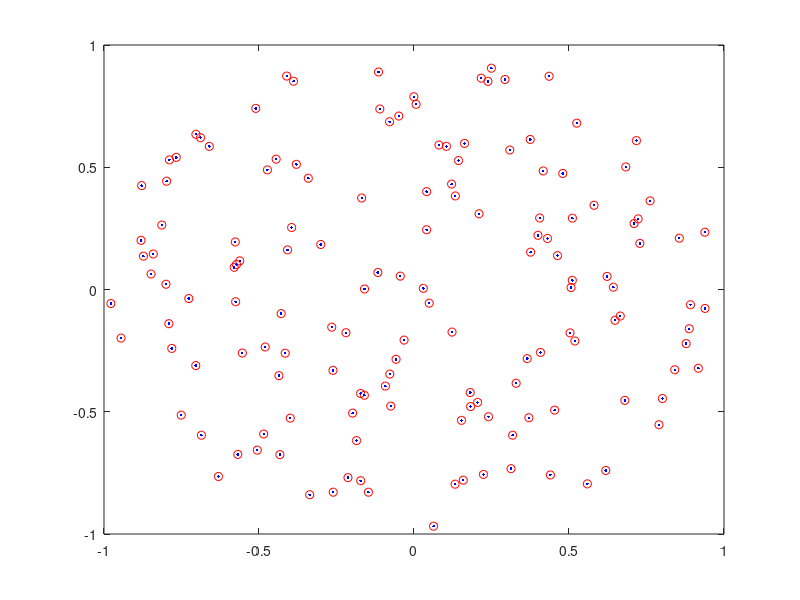

MATLAB code for this plot: (Note: this script raises an error after producing the figure.)
d = 2
global debug;
debug = 1; 
if 0
    p = haltonset(d,'Skip',1e3,'Leap',1e2);
    % Halton nodes
    nodes = [net(p,100) * 2 - 1];
    %nodes = net(p,100) * 2 - 1;
else 
    if 0
        if 0
            m = 9;
            [X Y] = meshgrid(0:1:m);
            % Generate hexagonal grid
            % Tip from http://matlabdatamining.blogspot.com/2008/04/generating-hexagonal-grids-for-fun-and.html
            n = size(X,1);
            Rad3Over2 = sqrt(3) / 2;
            X = Rad3Over2 * X;
            Y = Y + repmat([0 0.5],[n,n/2]);
            
            % Scale nodes back to [-1,1]
            X = (X - ((n-2.5)/2)) / ((m-1.5)/2.);
            Y = (Y - ((n-0.5)/2)) / ((m+0.5)/2.);
            
            if 1
                figure
                % Plot the hexagonal mesh, including cell borders
                [XV YV] = voronoi(X(:),Y(:));
                plot(XV,YV,'b-');
                hold on;
                plot(X(:),Y(:),'r.');
                hold off;
                
                axis equal, axis([-2 2 -2 2]), zoom on
                pause
            end
            
        else
            [X Y] = meshgrid(linspace(-1,1,10), linspace(-1,1,10));
        end
        
        % Regular grid (TODO: fix bases)
        nodes = [X(:), Y(:)];
    else
        nodes = rand(d,200)' * 2 - 1; 
    end
end

% Cut out nodes outside of unit disk
dis = zeros(size(nodes,1),1);
for i = 1:size(nodes,1)
    dis(i) = sqrt(nodes(i,:) * nodes(i,:)');
end
nodes = nodes( dis <= 1, : );

stencil = knnsearch(nodes,zeros(1,d),'k',size(nodes,1));

figure(1)
plot(nodes(:,1), nodes(:,2), 'ro');
pause;
hold on;
plot(nodes(stencil,1), nodes(stencil,2), 'b.');
hold off;
pause

figure(2)
[A_GA, B_GA] = RBF_GA_weights(nodes, stencil, d, 0.00001);

% TODO: find out why bases 4 and 5 do not match Fornberg paper
% ANSWER: changing the stencil center location and node distribution
% impacts the function shapes. I do not have the same distributions that
% they tested. 
% TODO: build RHS 
